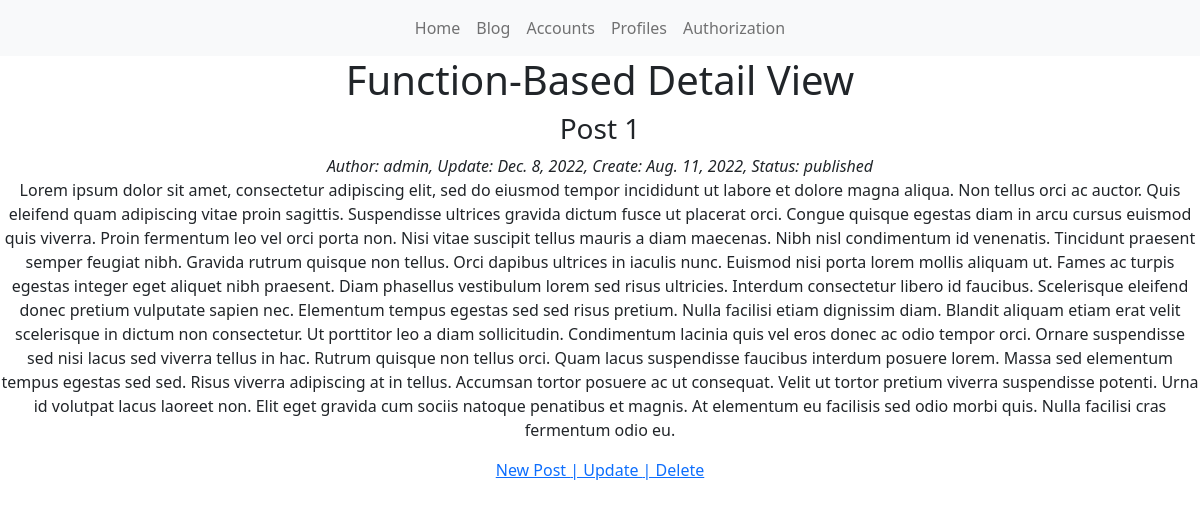
Page /blog/f/post/post-1/ on the committed database.
### blog/models.py (models this page shows, shortened)
class Post(models.Model):
    status = models.CharField(max_length=2,choices=STATUS, default="dr")
    title = models.CharField(max_length=100)
    update = models.DateField(auto_now=True)
    create = models.DateField(auto_now_add=True)
    author = models.ForeignKey(
        settings.AUTH_USER_MODEL,
        on_delete=models.SET_NULL,
        blank = True,
        null = True
    )
    content = models.TextField(blank=True, null=True)
    slug = models.SlugField(blank=True, unique=True)

### accounts/models.py (models this page shows)
class CustomUser(AbstractUser):
    username = models.CharField(_("username"), max_length=150, unique=True)
    first_name = None
    last_name = None
    email = models.EmailField(_("email address"), unique=True)
    USERNAME_FIELD = "email"
    REQUIRED_FIELDS = []
    objects = CustomUserManager()
    def __str__(self):
        return self.username

### blog/views.py (the view)
# urls.py: path("blog/f/post/<slug:slug>/", blog_detail, name='func_detail'),
def blog_detail(request, slug):
    if slug == "get-random-post":
        post = Post.objects.order_by("?")[0]
    else:
        post = get_object_or_404(Post, slug=slug)
    context = {
        "post" : post
    }
    return render(request, "blog/f/blog_detail.html", context)

### templates/blog/f/blog_detail.html
{% extends 'base/base.html' %}
{% block body %}
<div class="text-center">
    <h1>Function-Based Detail View</h1>
    <h3>{{ post.title }}</h3>
    <i>
        {% if post.author is not None %}
            Author: {{ post.author }},
        {% else %}
            Author: Unknown,
        {% endif %}
        Update: {{ post.update }},
        Create: {{ post.create }},
        Status: {{ post.get_status_display }}
    </i>
    <p>{{ post.content }}</p>
    <a href="{% url 'func_create' %}"> New Post </a>
    <a href="{% url 'func_update' post.slug %}">| Update </a>
    <a href="{% url 'func_delete' post.slug %}">| Delete </a>
</div>
{% endblock%}

### rows in the picture
Post: title "Post 1", author "admin", update "Dec. 8, 2022", create "Aug. 11, 2022", status "published", content "Lorem ipsum dolor sit amet, consectetur adipiscing elit, sed do eiusmod tempor incididunt ut labore et dolore magna aliqua. Non tellus orci ac auctor. Quis eleifend quam adipiscing vitae proin sagittis. Suspendisse ultrices gravida dictum fusce ut placerat orci. Congue quisque egestas diam in arcu cursus euismod quis viverra. Proin fermentum leo vel orci porta non. Nisi vitae suscipit tellus mauris a diam maecenas. Nibh nisl condimentum id venenatis. Tincidunt praesent semper feugiat nibh. Gravida rutrum quisque non tellus. Orci dapibus ultrices in iaculis nunc. Euismod nisi porta lorem mollis aliquam ut. Fames ac turpis egestas integer eget aliquet nibh praesent. Diam phasellus vestibulum…"
